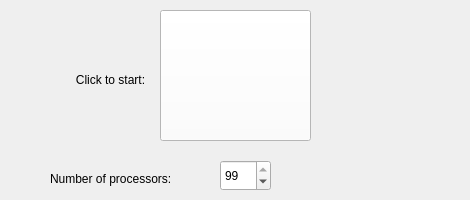
      <widget class="QFrame" name="frame_6">
       <property name="minimumSize">
        <size>
         <width>470</width>
         <height>200</height>
        </size>
       </property>
       <property name="maximumSize">
        <size>
         <width>470</width>
         <height>16777215</height>
        </size>
       </property>
       <property name="frameShape">
        <enum>QFrame::NoFrame</enum>
       </property>
       <property name="frameShadow">
        <enum>QFrame::Raised</enum>
       </property>
       <property name="lineWidth">
        <number>0</number>
       </property>
       <widget class="QPushButton" name="mineButton">
        <property name="geometry">
         <rect>
          <x>160</x>
          <y>10</y>
          <width>151</width>
          <height>131</height>
         </rect>
        </property>
        <property name="toolTip">
         <string>&lt;html&gt;&lt;head/&gt;&lt;body&gt;&lt;p&gt;Click to start/stop mining&lt;/p&gt;&lt;/body&gt;&lt;/html&gt;</string>
        </property>
        <property name="styleSheet">
         <string notr="true">QPushButton { background: white;}</string>
        </property>
        <property name="text">
         <string/>
        </property>
        <property name="icon">
         <iconset resource="../bitcoin.qrc">
          <normaloff>:/icons/miningoff</normaloff>
          <normalon>:/icons/miningon</normalon>:/icons/miningoff</iconset>
        </property>
        <property name="iconSize">
         <size>
          <width>100</width>
          <height>100</height>
         </size>
        </property>
       </widget>
       <widget class="QSpinBox" name="spinBox">
        <property name="geometry">
         <rect>
          <x>220</x>
          <y>160</y>
          <width>51</width>
          <height>31</height>
         </rect>
        </property>
        <property name="minimum">
         <number>1</number>
        </property>
        <property name="value">
         <number>99</number>
        </property>
       </widget>
       <widget class="QLabel" name="proclabel">
        <property name="geometry">
         <rect>
          <x>50</x>
          <y>170</y>
          <width>161</width>
          <height>17</height>
         </rect>
        </property>
        <property name="text">
         <string>Number of processors:</string>
        </property>
       </widget>
       <widget class="QLabel" name="miningLabel">
        <property name="geometry">
         <rect>
          <x>60</x>
          <y>70</y>
          <width>101</width>
          <height>21</height>
         </rect>
        </property>
        <property name="text">
         <string>&lt;html&gt;&lt;head/&gt;&lt;body&gt;&lt;p&gt;Click to start:&lt;/p&gt;&lt;/body&gt;&lt;/html&gt;</string>
        </property>
        <property name="alignment">
         <set>Qt::AlignCenter</set>
        </property>
       </widget>
      </widget>
